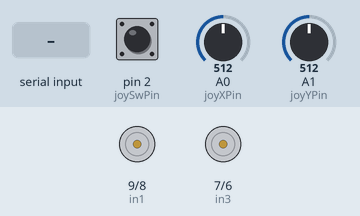
Simulated run of this sketch. Board: Arduino Uno, built with avr-gcc and run on an emulated ATmega328P. On the bench: motor-driver pin pairs drawn as motors (green arrow = first pin HIGH = forward, orange = second pin HIGH = backward, longer = more drive, scaled by the enable pin). Inputs (shaded band) come from the test bench; at power-on: pin 2 (joySwPin) LOW, A0 (joyXPin) = 512, A1 (joyYPin) = 512. What the sketch prints to the serial monitor is not drawn.

Above: at 1.2 s.
1.3 s: "90,45\n" received over Serial
At 1.7 s:
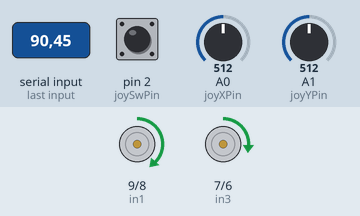
2.8 s: "30,150\n" received over Serial
At 3.1 s:
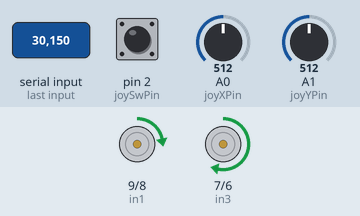
4.3 s: "5\n" received over Serial
At 5.5 s:
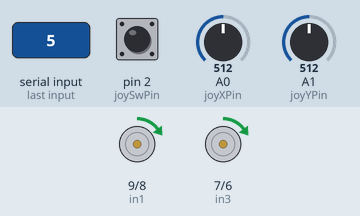
5.8 s: "90\n" received over Serial
At 7.0 s:
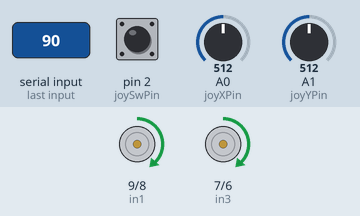
7.3 s: "200\n" received over Serial
At 8.5 s:
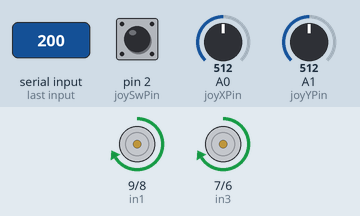
8.8 s: "1,90\n" received over Serial
At 10.0 s:
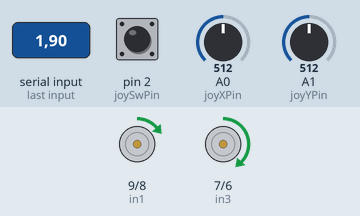
Timing chart, 0 to 11.3 s (numbered marks = the images above; inputs shaded):
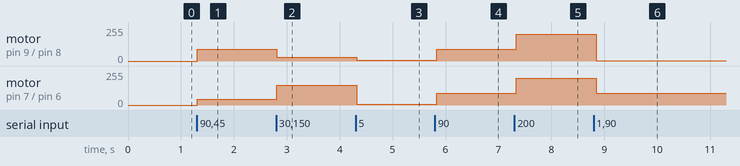

The sketch:

wheelchair_for_handicapped_Using_jjoystick.ino
```cpp
/*
author abhijit-maker
*/

#include <L298N.h>

// Define joystick pins
const int joyXPin = A0; // Analog pin for X axis
const int joyYPin = A1; // Analog pin for Y axis
const int joySwPin = 2; // Digital pin for joystick switch (optional)

// Define motor control pins
const int enA = 10; // Enable pin for Motor A
const int in1 = 9;  // Control pin 1 for Motor A
const int in2 = 8;  // Control pin 2 for Motor A
const int enB = 5;  // Enable pin for Motor B
const int in3 = 7;  // Control pin 1 for Motor B
const int in4 = 6;  // Control pin 2 for Motor B

void setup() {
  // Initialize motor control pins
  pinMode(enA, OUTPUT);
  pinMode(in1, OUTPUT);
  pinMode(in2, OUTPUT);
  pinMode(enB, OUTPUT);
  pinMode(in3, OUTPUT);
  pinMode(in4, OUTPUT);
  Serial.begin(9600); // Initialize serial communication
}

void loop() {
  // Read joystick values
  int joyXValue = analogRead(joyXPin);
  int joyYValue = analogRead(joyYPin);
  int joySwValue = digitalRead(joySwPin);

  // Map joystick values to motor speeds (adjust as needed)
  int motorSpeedA = map(joyYValue, 0, 1023, -255, 255);
  int motorSpeedB = map(joyYValue, 0, 1023, -255, 255);

  // Map joystick X axis to control direction (adjust as needed)
  if (joyXValue < 500) {
    // Turn left
    motorSpeedA = -motorSpeedA;
  } else if (joyXValue > 550) {
    // Turn right
    motorSpeedB = -motorSpeedB;
  }

  // Send motor speeds to second Arduino via Serial
  Serial.print(motorSpeedA);
  Serial.print(",");
  Serial.println(motorSpeedB);

  delay(100); // Adjust delay as needed for responsiveness
   if (Serial.available() > 0) {
    // Read the incoming string until newline character
    String data = Serial.readStringUntil('\n');

    // Split the data into two parts (motor A speed and motor B speed)
    int commaIndex = data.indexOf(',');
    String motorASpeedStr = data.substring(0, commaIndex);
    String motorBSpeedStr = data.substring(commaIndex + 1);

    // Convert string to integer values
    int motorASpeed = motorASpeedStr.toInt();
    int motorBSpeed = motorBSpeedStr.toInt();

    // Control motor A
    if (motorASpeed >= 0) {
      digitalWrite(in1, HIGH);
      digitalWrite(in2, LOW);
    } else {
      digitalWrite(in1, LOW);
      digitalWrite(in2, HIGH);
    }
    analogWrite(enA, abs(motorASpeed));

    // Control motor B
    if (motorBSpeed >= 0) {
      digitalWrite(in3, HIGH);
      digitalWrite(in4, LOW);
    } else {
      digitalWrite(in3, LOW);
      digitalWrite(in4, HIGH);
    }
    analogWrite(enB, abs(motorBSpeed));
  }
}
```

Measured:
- after the input at 1.3 s, motor on pin 9 (in1) / pin 8 (in2): stopped → forward 90/255 at once; motor on pin 7 (in3) / pin 6 (in4): stopped → forward 45/255 at once
- after the input at 2.8 s, motor on pin 9 (in1) / pin 8 (in2): forward 90/255 → forward 30/255 at once; motor on pin 7 (in3) / pin 6 (in4): forward 45/255 → forward 150/255 at once
- after the input at 4.3 s, motor on pin 9 (in1) / pin 8 (in2): forward 30/255 → forward 5/255 at once; motor on pin 7 (in3) / pin 6 (in4): forward 150/255 → forward 5/255 at once
- after the input at 5.8 s, motor on pin 9 (in1) / pin 8 (in2), motor on pin 7 (in3) / pin 6 (in4): forward 5/255 → forward 90/255 at once
- after the input at 7.3 s, motor on pin 9 (in1) / pin 8 (in2), motor on pin 7 (in3) / pin 6 (in4): forward 90/255 → forward 200/255 at once
- after the input at 8.8 s, motor on pin 9 (in1) / pin 8 (in2): forward 200/255 → forward 1/255 after 0.05 s; motor on pin 7 (in3) / pin 6 (in4): forward 200/255 → forward 90/255 after 0.05 s
